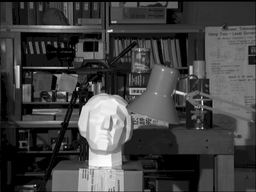
#> input picture HW1/Answers/Q5_image/img_improvment.png, 256 x 192 px, shrunk from 384 x 288 before the run
$ jupyter execute Q5.ipynb
#> lines starting #> are read from the running program, lines starting #| are printed output that depends on the picture
# Q5

[cell 1]
import numpy as np
import cv2
import math
import matplotlib.pyplot as plt
# from google.colab.patches import cv2_imshow

## part a

<h3> in this section we want to implement histogram equalization </h3>
<h3> you can use opencv library </h3>

[cell 2]
image = cv2.imread('Q5_image//img_improvment.png',cv2.IMREAD_GRAYSCALE)
#> image is the input picture: shape (192, 256); min 0, max 255, mean 66.5
output_image = image.copy()
equalize_image = cv2.equalizeHist(output_image)
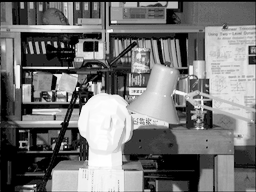
#> equalize_image: shape (192, 256); min 0, max 255, mean 118

[cell 3]
plt.figure(figsize=(20,20))
plt.subplot(1,2,1)
plt.imshow(image, cmap='gray')
plt.title('main image')
plt.axis('off')

plt.subplot(1,2,2)
plt.imshow(equalize_image, cmap='gray')
plt.title('equalized image')
plt.axis('off')

## part b

<h3> in this section we want to implement the first method for ACE </h3>
<h3> you can use opencv library </h3>
<h3> use 48(6*8) grids (size of the grids should be 48*48) </h3>

[cell 4]
def ACE1(image, gridSize):
  '''
  you can use the equalize function of OpenCV for each grid
  Use first method for ACE implementation (calculating transition function for each grid)
  input(s):
    image (ndarray): input image
    gridSize (int): window size for calculating histogram equalization
  output(s):
    output (ndarray): improved image
  '''
#> called with gridSize = 48
  output_image = image.copy()
  s1  = gridSize
  i = 0
  while( i < image.shape[0]):
    j= 0
    while(j<image.shape[1]):
        if i+ s1 <= image.shape[0] and j+s1 <= image.shape[1] :
          output_image[i:i+s1, j:j+s1] = cv2.equalizeHist( image[i:i+s1, j:j+s1])
        j+=s1

    i+=s1
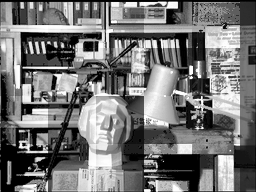
#> output_image: shape (192, 256); min 0, max 255, mean 115.7
#> after the loop, i = 192

  return output_image

[cell 5]
plt.figure(figsize=(20,20))
plt.subplot(1,2,1)
plt.imshow(image, cmap='gray')
plt.title('main image')
plt.axis('off')

plt.subplot(1,2,2)
output_image = ACE1(image,48)
plt.imshow(output_image, cmap='gray')
plt.title('equalized image')
plt.axis('off')
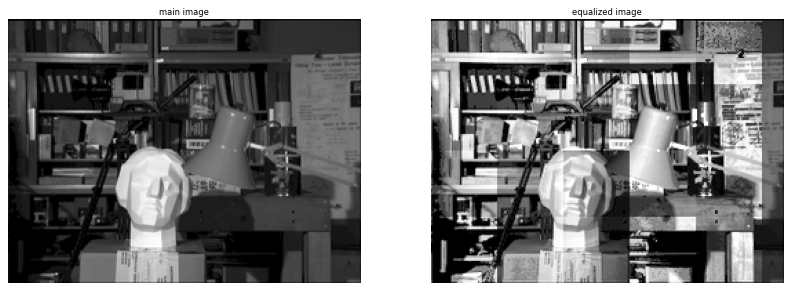
#> figure drawn by matplotlib, 2 panels

## part c

<h3> in this section we want to implement the second method for ACE </h3>
<h3> you can use opencv library </h3>

[cell 6]
def ACE2(image, gridSize):
    '''
    you can just use the equalize function of OpenCV for each grid
    You can use OpenCV built-in tools for applying padding
    Use second method for ACE implementation (calculating transition function for each pixel)
    input(s):
      image (ndarray): input image
      gridSize (tuple): window size for calculating histogram equalization
    output(s):
      output (ndarray): improved image
    '''
#> called with gridSize = (70, 70)

    w,h = image.shape
#> w = 192; h = 256
    s1 , s2 = gridSize
    output_image = cv2.copyMakeBorder(image, s1//2, s1//2, s2//2, s2//2, cv2.BORDER_CONSTANT, None, value = 0)
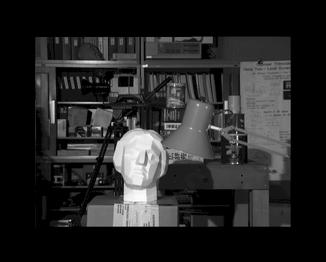
#> output_image: shape (262, 326); min 0, max 255, mean 38.3
    p1 = s1//2
    p2 = s1//2
    for i in range(p1 , p1 + w):
      for j in range(p2 , p2 + h):
        output_image[i , j] = cv2.equalizeHist(output_image[i-p1:i+p1 , j - p2: j+ p2])[p1 , p2]
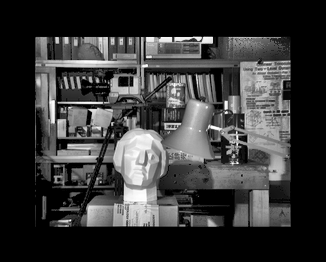
#> output_image: shape (262, 326); min 0, max 255, mean 55.1

    result = output_image[p1:w+p1 , p2: h+p2]

    return result

[cell 7]
plt.figure(figsize=(20,20))
plt.subplot(1,2,1)
plt.imshow(image, cmap='gray')
plt.title('main image')
plt.axis('off')

plt.subplot(1,2,2)
output_image = ACE2(image,(70,70))
plt.imshow(output_image, cmap='gray')
plt.title('equalized image')
plt.axis('off')

## part d

<h3> in this section we want to implement CLAHE </h3>
<h3><b> note : you can just use opencv library for calculate histogram and applying padding </b></h3>
<h3><b>note : you can't use the equalize function of opencv</b></h3>

[cell 8]
def calc_hist(image):
    hist = cv2.calcHist([image],[0],None,[256],[0,256])
    return(hist)


def equalizeHist(image, clip_limit):
    L = 256
    result = image.copy()
    hist_im = calc_hist(image=image)
    histlimit = hist_im[hist_im>clip_limit].sum()
    hist_im[hist_im>clip_limit] = clip_limit
    val = int(histlimit/L)
    hist_im +=  val

    sum  = hist_im.sum()
    cdf = hist_im.cumsum()
    cdf_new= np.round((L-1)* (cdf / sum))
    m,n=image.shape
    result=cdf_new[image]
    return result


def CLAHE(image, gridSize, clip_limit):
    '''
    you can just use opencv library for calculate histogram and applying padding
    you can't use the equalize function of opencv
    Use second method for ACE implementation (calculating transition function for each pixel)
    input(s):
      image (ndarray): input image
      gridSize (tuple): window size for calculating histogram equalization
      clip_limit (int): threshold for contrast limiting
    output(s):
      output (ndarray): improved image
    '''
#> called with gridSize = (70, 70), clip_limit = 100
    w,h = image.shape
#> w = 192; h = 256
    s1 , s2 = gridSize
    output_image = cv2.copyMakeBorder(image, s1//2, s1//2, s2//2, s2//2, cv2.BORDER_CONSTANT, None, value = 0)
    p1 = s1//2
    p2 = s1//2
    for i in range(p1 , p1 + w):
      for j in range(p2 , p2 + h):
        output_image[i , j] = equalizeHist(output_image[i-p1:i+p1 , j - p2: j+ p2] , clip_limit)[p1 , p2]
#> this loop made 192 passes
#> pass 1, in equalizeHist, `result=cdf_new[image]`:
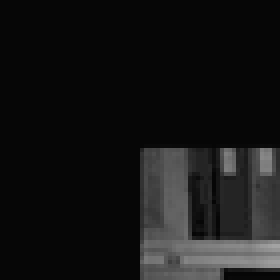
#> result: shape (70, 70) float32 (shown 4 times larger); min 6, max 163, mean 21.4
#> pass 1, in equalizeHist (call 2), `result = image.copy()`:
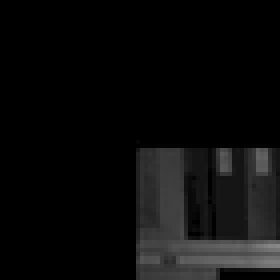
#> result: shape (70, 70) (shown 4 times larger); min 0, max 136, mean 11.6
#> pass 1, in equalizeHist (call 2), `result=cdf_new[image]`:
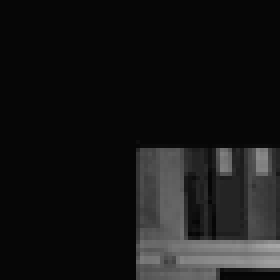
#> result: shape (70, 70) float32 (shown 4 times larger); min 6, max 168, mean 22.2
#> after the loop:
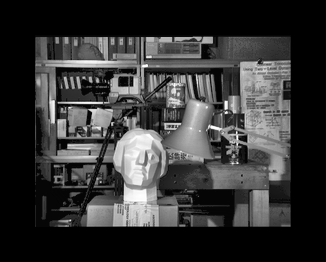
#> output_image: shape (262, 326); min 0, max 255, mean 53.5

    result = output_image[p1:w+p1 , p2: h+p2]
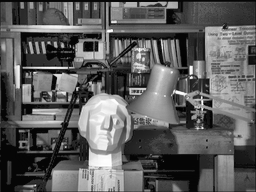
#> result: shape (192, 256); min 0, max 255, mean 93
    return result

[cell 9]
plt.figure(figsize=(20,20))
plt.subplot(1,2,1)
plt.imshow(image, cmap='gray')
plt.title('main image')
plt.axis('off')

plt.subplot(1,2,2)
output_image = CLAHE(image,(70,70), 100)
plt.imshow(output_image, cmap='gray')
plt.title('equalized image')
plt.axis('off')
